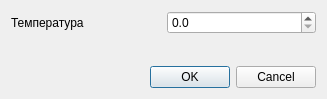
<?xml version="1.0" encoding="UTF-8"?>
<ui version="4.0">
 <class>GetTemperatureEditor</class>
 <widget class="QDialog" name="GetTemperatureEditor">
  <property name="geometry">
   <rect>
    <x>0</x>
    <y>0</y>
    <width>327</width>
    <height>99</height>
   </rect>
  </property>
  <property name="windowTitle">
   <string>Выбор температуры</string>
  </property>
  <layout class="QGridLayout" name="gridLayout">
   <item row="3" column="0" colspan="2">
    <widget class="QDialogButtonBox" name="buttonBox">
     <property name="orientation">
      <enum>Qt::Horizontal</enum>
     </property>
     <property name="standardButtons">
      <set>QDialogButtonBox::Cancel|QDialogButtonBox::Ok</set>
     </property>
    </widget>
   </item>
   <item row="1" column="1">
    <spacer name="verticalSpacer">
     <property name="orientation">
      <enum>Qt::Vertical</enum>
     </property>
     <property name="sizeHint" stdset="0">
      <size>
       <width>20</width>
       <height>40</height>
      </size>
     </property>
    </spacer>
   </item>
   <item row="0" column="0">
    <widget class="QLabel" name="lblNewTemperature">
     <property name="text">
      <string>Температура</string>
     </property>
    </widget>
   </item>
   <item row="0" column="1">
    <widget class="QDoubleSpinBox" name="edtNewTemperature">
     <property name="sizePolicy">
      <sizepolicy hsizetype="Preferred" vsizetype="Preferred">
       <horstretch>0</horstretch>
       <verstretch>0</verstretch>
      </sizepolicy>
     </property>
     <property name="decimals">
      <number>1</number>
     </property>
     <property name="maximum">
      <double>99.900000000000006</double>
     </property>
    </widget>
   </item>
  </layout>
 </widget>
 <resources/>
 <connections>
  <connection>
   <sender>buttonBox</sender>
   <signal>accepted()</signal>
   <receiver>GetTemperatureEditor</receiver>
   <slot>accept()</slot>
   <hints>
    <hint type="sourcelabel">
     <x>248</x>
     <y>254</y>
    </hint>
    <hint type="destinationlabel">
     <x>157</x>
     <y>274</y>
    </hint>
   </hints>
  </connection>
  <connection>
   <sender>buttonBox</sender>
   <signal>rejected()</signal>
   <receiver>GetTemperatureEditor</receiver>
   <slot>reject()</slot>
   <hints>
    <hint type="sourcelabel">
     <x>316</x>
     <y>260</y>
    </hint>
    <hint type="destinationlabel">
     <x>286</x>
     <y>274</y>
    </hint>
   </hints>
  </connection>
 </connections>
</ui>
